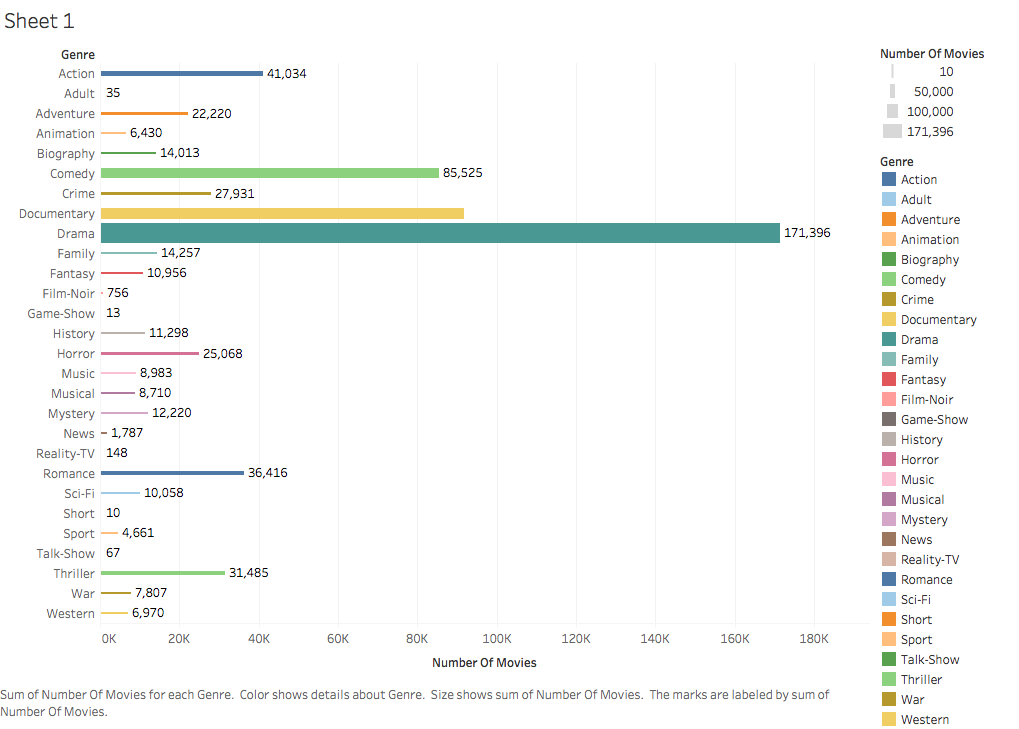
#> input picture Sheet 1.png, 1019 x 729 px
$ jupyter execute --allow-errors 'Project 2.ipynb'
#> lines starting #> are read from the running program, lines starting #| are printed output that depends on the picture
# <font color='red'>INTRODUCTION:</font>

<font color='maroon'> <font size = 3><font face="verdana">
IMDb which stands for <font color='blue'>Internet Movie Database</font> is a big online database which consists of information about movies, tv shows, documentaries, videos, etc. It was founded by an English software Engineer Needham, the stated founding date of it being October 17, 1990. Immediately after it was developed its emerging popularity helped it to be registered in www in 1996, and also to be established as an independent company with Needham being primary owner as well as the figurehead. Later in 1998, Jeff Bezos bought it for approximately $55 Million and attached it to Amazon as subsidiary private company. As of October 2018, IMDb has approximately 5.3 million titles (including episodes) and 9.3 million personalities in its database,as well as 83 million registered users. There are wide varieties of information we can find in IMDb, it doesn't only tell about movies, but also about its actors, their works, reviews of movies and total votes by movie journalists leading up to those reviews.<br />
In this project we are going to evaluate various unknown facts like top genre of movies and tv shows, and also we are going to evaluate the correation between various factors and the quality of movies and tv shows.</n>
</font> <font color = 'blue'><font size = 3> <a href = "https://en.wikipedia.org/wiki/IMDb">Work Cited </a> <a href = "https://www.britannica.com/topic/IMDb"> Work Cited </a></font>

[cell 1]
# Import Statements for Various Packages
import pandas as pd;
import sqlalchemy as SQL;
import json

[cell 2]
def getCreds(filename,subset,defaults={}):
    '''
    This function helps us connect to a database on hadoop2.  The
    userid password information is stored in a local file encoded
    in json format.
    Inputs:
        filename is where json encoded userid/password information stored
        subset : dictionary key in json file
        defaults : alternative way to connect to database
    Returns subdictionary based on subset parameter.
    '''
    try:
        with open(filename,'r') as file:
            D = json.load(file)
            file.close()
            if D[subset]:
                return D[subset]
            else:
                return defaults
    except:
        return defaults

creds = getCreds('creds.json','mysql',defaults = {'user':'studen_j1', 'password':'studen_j1'})
print(creds)

def db_setup(userid,password,database):
    '''
    This function connects us to a database using our login credentials.
    Paramters:
        userid - string with our userid
        password - string with our password
        database - string with database name
    Return Value:
        SQL engine and SQL connection objects
    '''
    template = 'mysql+mysqlconnector://{}:{}@hadoop2.mathsci.denison.edu/{}'
    cstring = template.format(userid,password,database)
    engine = SQL.create_engine(cstring)
    connection = engine.connect()

    return engine, connection

creds = getCreds('creds.json','mysql',defaults = {'user':'studen_j1', 'password':'studen_j1'})

[cell 3]
creds = getCreds('creds.json','mysql',defaults = {'user':'studen_j1', 'password':'studen_j1'})
database = 'imdb2'

try:
    connection.close()
    del engine
except:
    pass
#> (the rest of this cell did not finish here and is left out)

[cell 4]
import altair as alt

getMovies = "select Mo.MovieTitle, Mo.MovieAvgRating from Movies as Mo where Mo.MovieAvgRating > 7.5;"
#> (the rest of this cell did not finish here and is left out)

[cell 5]
#This query calculates the total number of movies in each genre and creates the bar graph with total movies made from each genre
import numpy as np
import matplotlib.pyplot as pyplot

getCount = "select Mo.MovieTitle, Ge.Genre from Movies as Mo inner join Movie_Genre as MoGe on Mo.MovieID = MoGe.MovieID inner join Genres as Ge on Ge.GenreID = MoGe.GenreID"
#> (the rest of this cell did not finish here and is left out)

[cell 6]
from PIL import Image
myImage = Image.open("Sheet 1.png");
#> myImage is the input picture: PIL image 1019x729 RGB; mean R, G, B 246.5, 247.9, 246.7
myImage.show();

[cell 7]
#This query calculates the average ratings of each genre and creates a bar graph using that data
getRatings = "select Mo.MovieTitle, Ge.Genre, Mo.MovieAvgRating from Movies as Mo inner join Movie_Genre as MoGe on Mo.MovieID = MoGe.MovieID inner join Genres as Ge on Ge.GenreID = MoGe.GenreID"
#> (the rest of this cell did not finish here and is left out)

[cell 8]
getTVRatings = "select TVSeries.TVSeriesAvgRating, Genres.Genre from TVSeries inner join TVSeries_Genre on TVSeries.TVSeriesID = TVSeries_Genre.TVSeriesID inner join Genres on Genres.GenreID = TVSeries_Genre.GenreID;"
#> (the rest of this cell did not finish here and is left out)

[cell 9]
from PIL import Image
myImage = Image.open("AverageRatings.png");
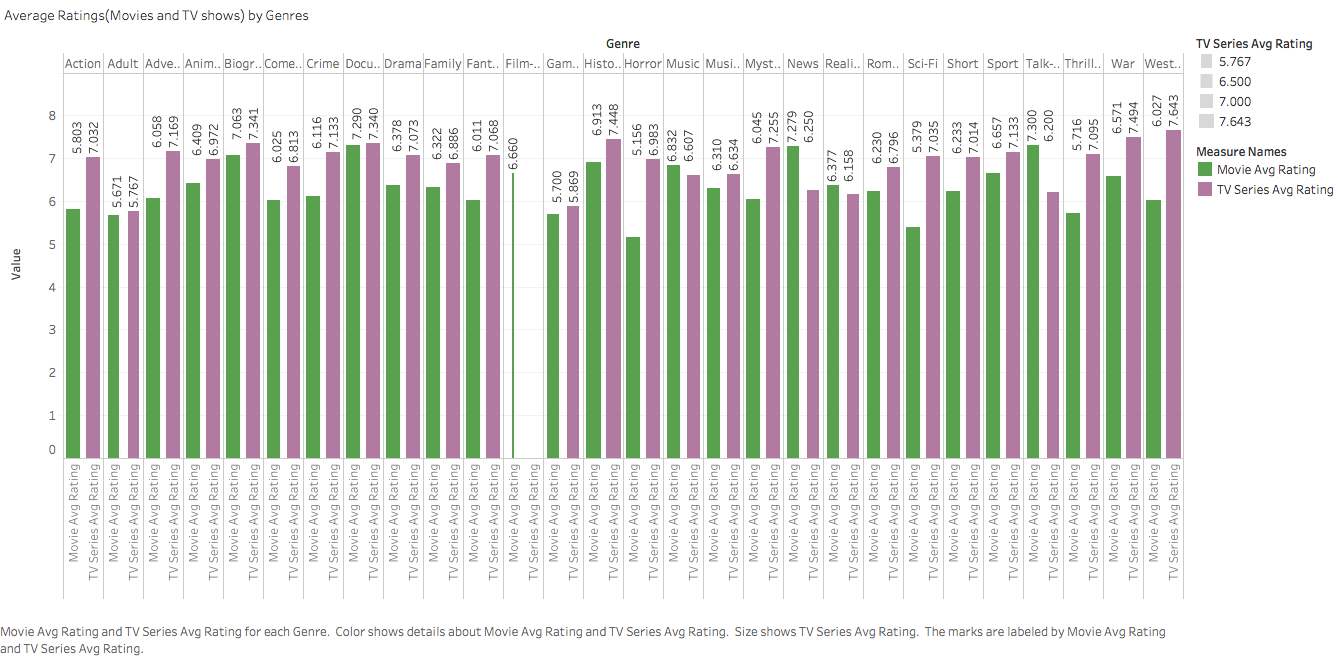
#> input picture AverageRatings.png, 1338 x 658 px
#> myImage is the input picture: PIL image 1338x658 RGB; mean R, G, B 221, 222.4, 218
myImage.show();

[cell 10]
#This query calculates the average ratings over the years
getYears = "select Mo.MovieTitle, Mo.ReleaseYear, Mo.MovieAvgRating from Movies as Mo"
#> (the rest of this cell did not finish here and is left out)

[cell 11]
from PIL import Image
myImage = Image.open("RatingsYear.png");
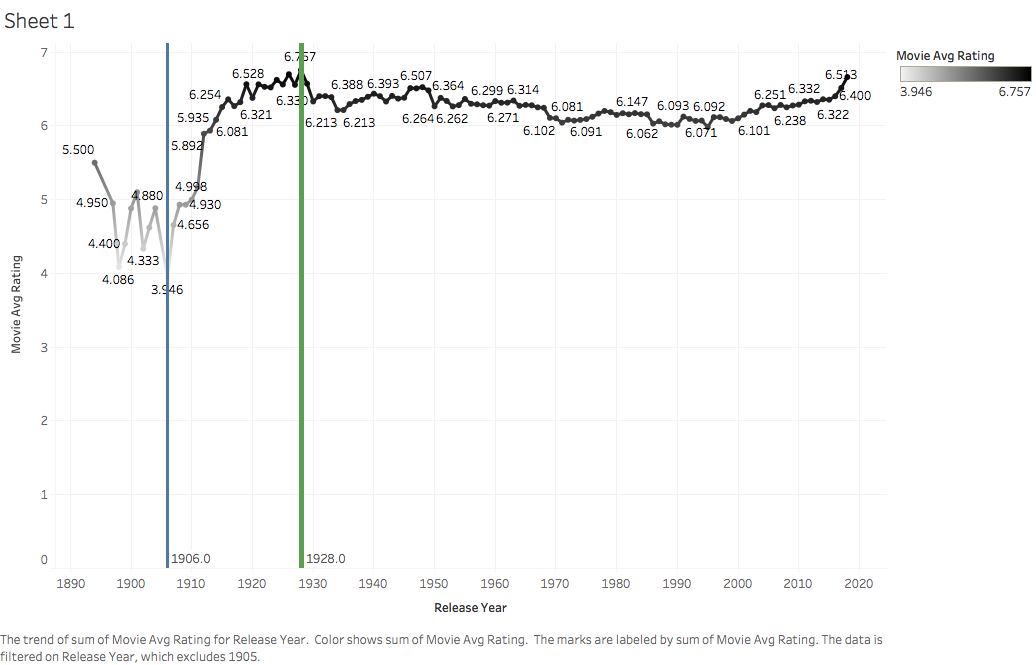
#> input picture RatingsYear.png, 1036 x 665 px
#> myImage is the input picture: PIL image 1036x665 RGB; mean R, G, B 249.3, 249.7, 249.5
myImage.show();

[cell 12]
get_TV_Actors = "select distinct Persons.PersonName, TVSeries.TVSeriesAvgRating from TVSeries inner join Person_TVSeries on Person_TVSeries.TVSeriesID = TVSeries.TVSeriesID inner join Persons on Persons.PersonID = Person_TVSeries.PersonID inner join Person_Profession on Person_Profession.PersonID = Person_TVSeries.PersonID inner join Professions on Person_Profession.ProfessionID = Professions.ProfessionID where Professions.Profession = 'actor'; "
#> (the rest of this cell did not finish here and is left out)

[cell 13]
get_Movie_Actors = "select distinct Persons.PersonName, Movies.MovieAvgRating from Movies inner join Person_Movie on Person_Movie.MovieID = Movies.MovieID inner join Persons on Persons.PersonID = Person_Movie.PersonID inner join Person_Profession on Person_Profession.PersonID = Person_Movie.PersonID inner join Professions on Person_Profession.ProfessionID = Professions.ProfessionID where Professions.Profession = 'actor'; "
#> (the rest of this cell did not finish here and is left out)

#> (a cell that did not finish here is left out)

[cell 15]
from PIL import Image
myImage = Image.open("TVbetter.png");
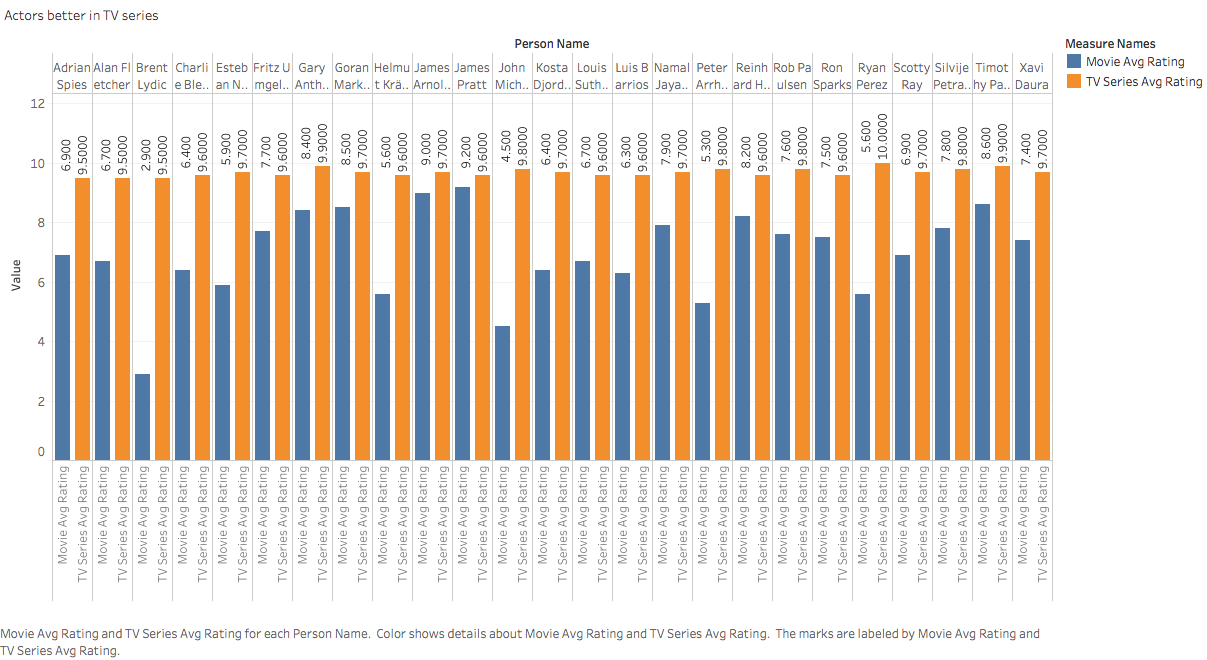
#> input picture TVbetter.png, 1207 x 660 px
#> myImage is the input picture: PIL image 1207x660 RGB; mean R, G, B 230.1, 220.7, 211.8
myImage.show();

#> (a cell that did not finish here is left out)

[cell 17]
from PIL import Image
myImage = Image.open("Moviebetter.png");
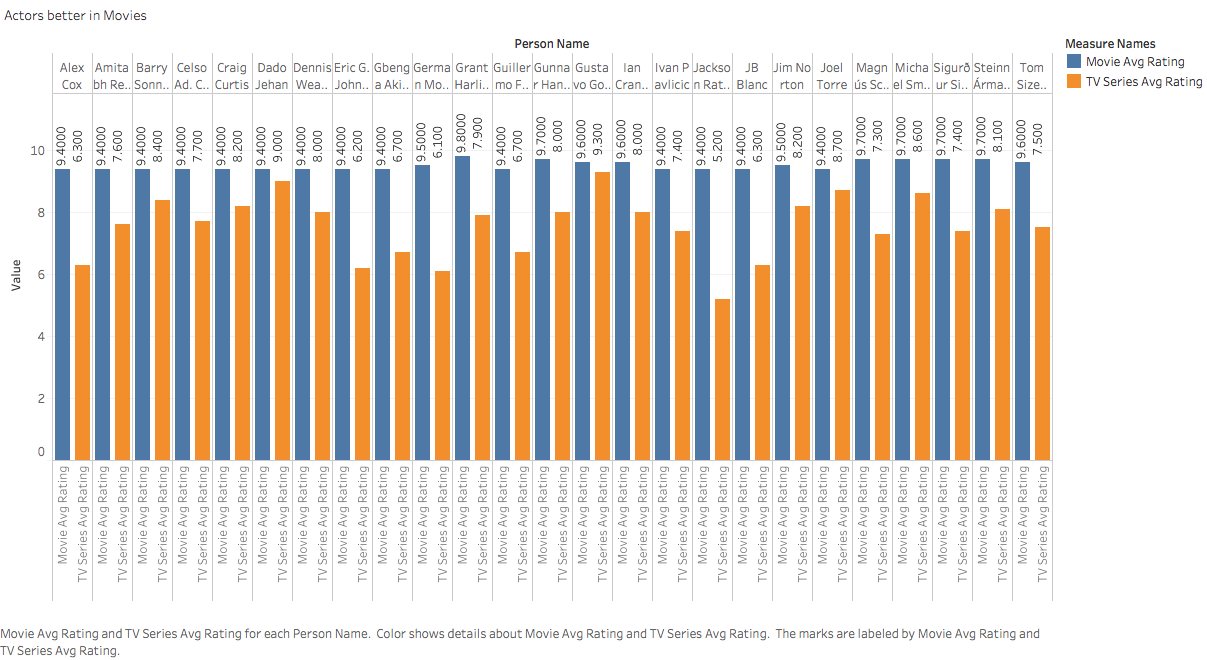
#> input picture Moviebetter.png, 1207 x 660 px
#> myImage is the input picture: PIL image 1207x660 RGB; mean R, G, B 223.2, 218.1, 213.6
myImage.show();
